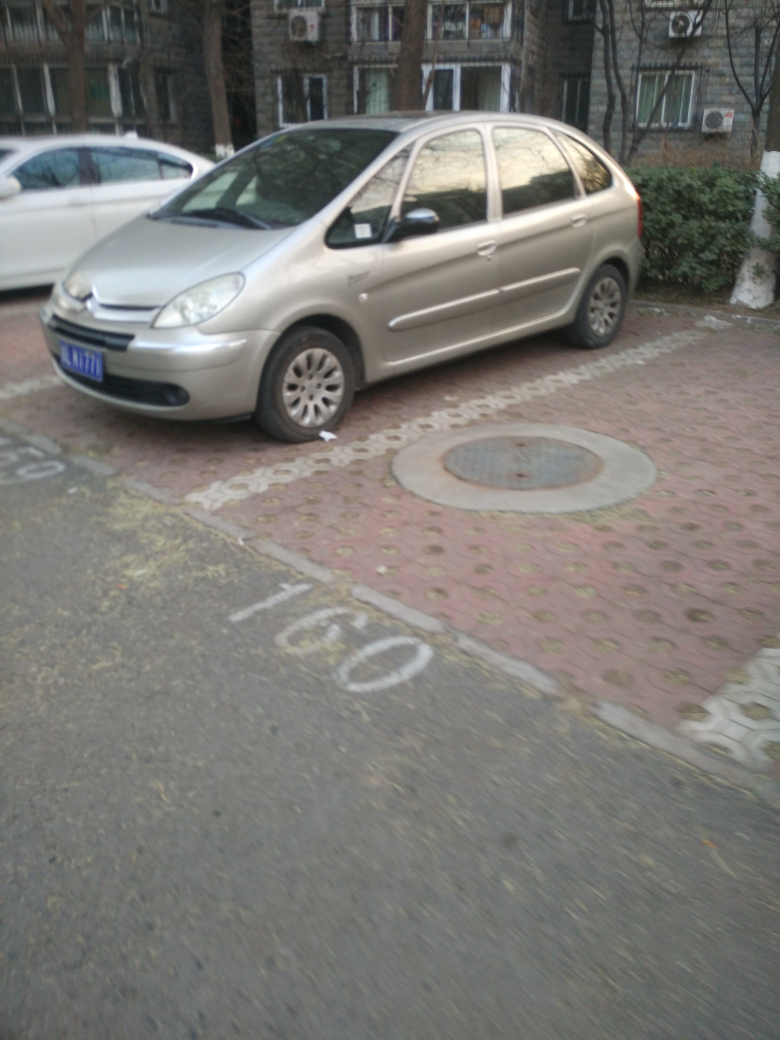
#> input picture cv/pic/232.jpg, 3120 x 4160 px, given in place of vtest.avi, which was not available (shown at 1/4 size)
$ python key_frame_extract2.py
#> lines starting #> are read from the running program, lines starting #| are printed output that depends on the picture; pictures that were not available may be replaced by others from this repository, and a replacement may not be noted
'''
使用kmeans聚类
'''
import argparse
import os
import numpy as np
import cv2
from sklearn.cluster import KMeans
from scipy.cluster.vq import whiten, kmeans, vq
import sys
sys.path.append('../../../PCV/')
from PCV.tools import pca

def resize_image_max_size(img, max_size=320):
    h, w = img.shape[:2]
    if max(w, h) > 320:
        if h >= w:
            new_h = 320
            new_w = w * 320 // h
        if w > h:
            new_w = 320
            new_h = h * 320 // w
        img = cv2.resize(img, (new_w, new_h))
    return img

def get_frames(video_file, frame_num=1800, frame_interval=3, max_size=320):
#> called with frame_num = 600, frame_interval = 1, max_size = 320
    cap = cv2.VideoCapture(video_file)
    frames = []
    frame_ids = []
    for i in range(frame_num):
        ret, frame = cap.read()
        if frame is None:
            print('frame is None', i)
            break
        if frame_interval > 1 and i % frame_interval != 0:
            continue
        frame = resize_image_max_size(frame, max_size)
        frame = cv2.cvtColor(frame, cv2.COLOR_BGR2GRAY)
        frames.append(frame)
        frame_ids.append(i)
#> this loop made 31 passes
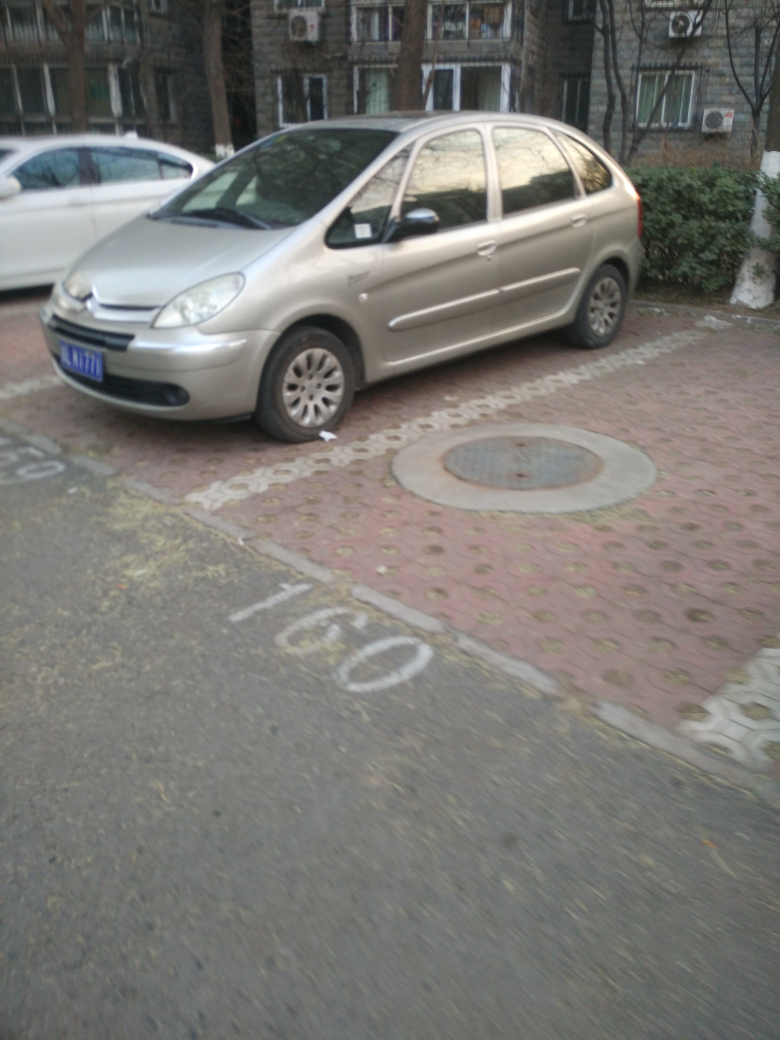
#> input picture cv/pic/232.jpg, 3120 x 4160 px, given in place of vtest.avi, which was not available (shown at 1/4 size)
#> pass 1, in resize_image_max_size, `img = cv2.resize(img, (new_w, new_h))`:
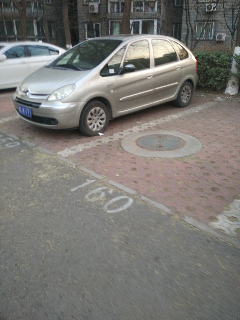
#> img: shape (320, 240, 3); mean of channels 0, 1, 2 115.5, 119.5, 121.1; drawn as B, G, R
#> after the loop, frame_ids = 30 values from 0 to 29; frames = 30 items
    return frames, frame_ids


def get_variance(frames, indices):
    '''
    means   每一段视频的平均图像
    vars    每一段的差值的绝对值的和
    sum_var 总的差值
    '''
    h, w = frames[0].shape[:2]
    means = []
    vars = []
    sum_var = 0.0
    for i, (s, t) in enumerate(indices):
        means.append(np.array(frames[s:t]).mean(axis=0))
        vars.append(np.sum(np.absolute(frames[s:t] - means[i])))
        sum_var += vars[i]
        vars[i] /= (t - s) * w * h
    n = len(frames)
    # 除以帧数*宽*高
    sum_var /= n * h * w
    return means, vars, sum_var


def get_args():
    parser = argparse.ArgumentParser()
    parser.add_argument('--input', default='D:/github/LearnPractice/cv/OpticalFlow/vtest.avi')
    parser.add_argument('--key_frame_num', default=10, type=int)
    parser.add_argument('--frame_num', default=600, type=int)
    parser.add_argument('--frame_interval', default=1, type=int)
    parser.add_argument('--max_size', default=320, type=int)
    parser.add_argument('--out_dir', default='./keyframe')
    parser.add_argument('--iteration', default=10, type=int)
    # parser.add_argument('--delta_var', default=0.01)
    # parser.add_argument('--time_slice', default=20, type=int)
    return parser.parse_args()


def main(args):
    print(args)
    # 根据指定总帧数和间隔抽取帧
    frames, frame_ids = get_frames(args.input, args.frame_num, args.frame_interval, args.max_size)
    print(len(frames), len(frame_ids), frames[0].shape)

    immatrix = np.array([x.flatten() for x in frames]).astype(np.float32)
    print(immatrix.shape)
    # PCA降维
    V, S, immean = pca.pca(immatrix)
    print(V.shape, S.shape, immean.shape)

    imnbr = len(frames)
    projected = np.array([np.dot(V[:40],immatrix[i]-immean) for i in range(imnbr)])


    # k-means
    projected = whiten(projected)
    print(projected.shape, type(projected))
    centroids,distortion = kmeans(projected, args.key_frame_num)
    code,distance = vq(projected,centroids)
    print(code.shape, distance.shape)
    print(code)
    print(distance)
    # 使用Kmeans进行聚类
    # kmeans = KMeans(n_clusters=args.key_frame_num, random_state=0).fit(np.array(frames))

    centers = []
    clusters = [[] for i in range(args.key_frame_num)]
    ids = [[] for i in range(args.key_frame_num)]
    for i in range(len(frames)):
        clusters[code[i]].append(distance[i])
        ids[code[i]].append(i)
    print(ids)
    print(clusters)
    for i in range(args.key_frame_num):
        index = np.argsort(clusters[i])
        j = index[0]
        print(index)
        index = ids[i][j]
        print(index)
        centers.append((frames[index], index))

    if not os.path.isdir(args.out_dir):
        os.makedirs(args.out_dir)
    basename = os.path.basename(args.input)
    for i, (frame, index) in enumerate(centers):
        cv2.imwrite(os.path.join(args.out_dir, basename + '_%d_%d.jpg' % (index,i)), frame)


if __name__ == '__main__':
    main(get_args())
